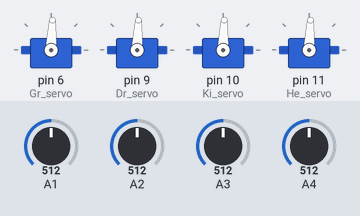
The sketch below on a simulated Arduino Nano, built with avr-gcc and run on an emulated ATmega328P. Shown: 4 × servo. Inputs (shaded band) come from the test bench; at power-on: A1 = 512, A2 = 512, A3 = 512, A4 = 512.

Above: at 1.2 s.
1.3 s: A1 set to 716
At 3.3 s:
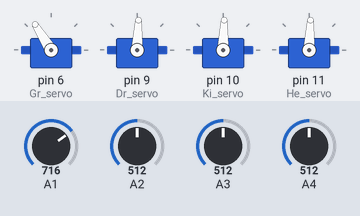
4.3 s: A2 set to 716
At 6.6 s:
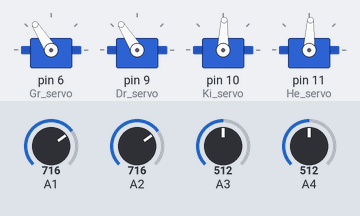
7.3 s: A3 set to 716
At 8.8 s:
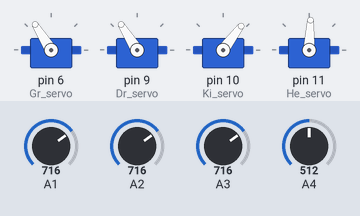
10.3 s: A4 set to 992
At 12.9 s:
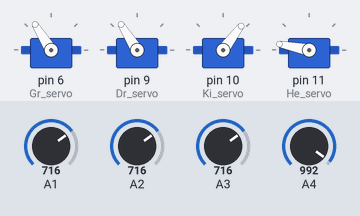
13.3 s: A2 set to 306
At 16.1 s:
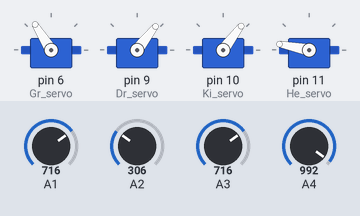
16.3 s: A2 set to 992
At 17.45 s:
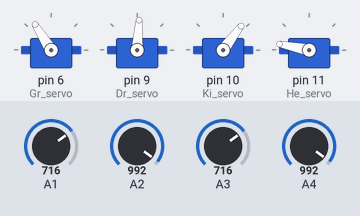
Timing chart, 0 to 20.3 s (numbered marks = the images above; inputs shaded):
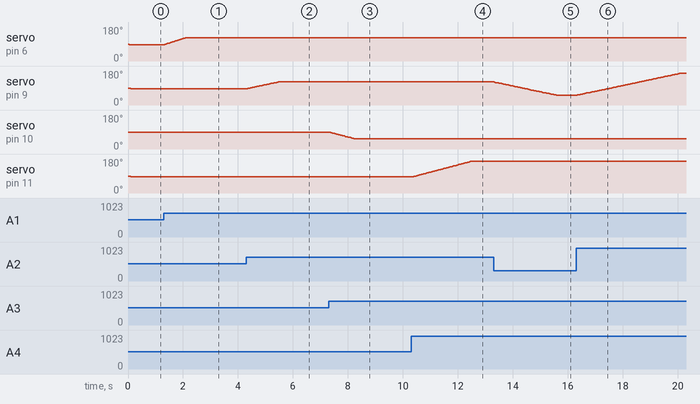

Measured:
- after the input at 1.3 s, servo on pin 6 (Gr_servo): moves from 87° to 122° over 0.75 s, starting at once
- after the input at 4.3 s, servo on pin 9 (Dr_servo): moves from 87° to 122° over 1.1 s, starting after 0.05 s
- after the input at 7.3 s, servo on pin 10 (Ki_servo): moves from 88° to 53° over 0.89 s, starting after 0.08 s
- after the input at 10.3 s, servo on pin 11 (He_servo): moves from 87° to 169° over 2.1 s, starting after 0.10 s
- after the input at 13.3 s, servo on pin 9 (Dr_servo): moves from 122° to 52° over 2.3 s, starting at once
- after the input at 16.3 s, servo on pin 9 (Dr_servo): moves from 52° to 169° over 3.8 s, starting after 0.05 s

The sketch:

Servo_BorArm.ino
```cpp
/* Roboterarm Servo ansteuerung
 *  Board NANO
 *  ATmega328P
 *  LIB: VarSpeedServo.h
 *  https://github.com/netlabtoolkit/varspeedservo
 *
 *  Version history
 *  V1.1 20-10-2020 KHF 4xSpeed eingefügt
 *  V1.0 18-10-2020 KHF Start Release
 */


#include <VarSpeedServo.h>


VarSpeedServo Gr_servo; //Greifarm
VarSpeedServo Dr_servo; //Drehteller
VarSpeedServo Ki_servo;
VarSpeedServo He_servo;

int Poti1 = A1;     //Greifarm
int Poti2 = A2;     //Drehteller
int Joystick_Kippen = A3; //Kipp
int Joystick_Heben = A4; //Heben

int Greifarm;
int Drehteller;
int Kippen;
int Heben;

//Speed festlegen:
int SPEED_Gr = 30; //30 bei Test
int SPEED_Dr = 20;
int SPEED_Ki = 25;
int SPEED_He = 25;

void setup() {
  Gr_servo.attach(6);   //PWM#6
  Dr_servo.attach(9);   //PWM#9
  Ki_servo.attach(10);  //PWM#10
  He_servo.attach(11);  //PWM#11
}

void loop() {

int Poti1 = analogRead(A1);
int Poti2 = analogRead(A2);
int Joystick_Kippen = analogRead(A3);
int Joystick_Heben = analogRead(A4);

  //Greifarm
  Greifarm = map(Poti1, 0, 1023, 0, 175);
  Gr_servo.write(Greifarm, SPEED_Gr);

//Drehteller
Drehteller = map(Poti2, 0, 1023, 0, 175);
Dr_servo.write(Drehteller, SPEED_Dr);

  //Kippen
  Kippen = map(Joystick_Kippen, 0, 1023, 175, 0);
  Ki_servo.write(Kippen, SPEED_Ki);

//Heben
Heben = map(Joystick_Heben, 0, 1023, 0, 175);
He_servo.write(Heben, SPEED_He);

    delay(100);
}
```
